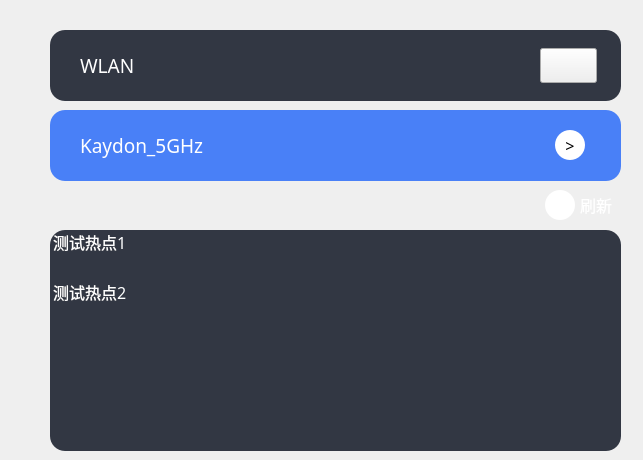
    <widget class="QWidget" name="wlanPage">
     <widget class="QWidget" name="wlanBackgroundWidget" native="true">
      <property name="geometry">
       <rect>
        <x>50</x>
        <y>30</y>
        <width>571</width>
        <height>71</height>
       </rect>
      </property>
      <property name="styleSheet">
       <string notr="true">QWidget#wlanBackgroundWidget {
	background-color: rgb(50, 55, 67);
	border-radius: 15px;
}</string>
      </property>
      <widget class="QLabel" name="wlanTitleLabel">
       <property name="geometry">
        <rect>
         <x>30</x>
         <y>20</y>
         <width>61</width>
         <height>31</height>
        </rect>
       </property>
       <property name="font">
        <font>
         <family>MiSans</family>
         <pointsize>14</pointsize>
        </font>
       </property>
       <property name="styleSheet">
        <string notr="true">QLabel#wlanTitleLabel {
	color: white;
}</string>
       </property>
       <property name="text">
        <string>WLAN</string>
       </property>
      </widget>
      <widget class="QPushButton" name="openWLANPushButton">
       <property name="geometry">
        <rect>
         <x>490</x>
         <y>18</y>
         <width>57</width>
         <height>35</height>
        </rect>
       </property>
       <property name="minimumSize">
        <size>
         <width>57</width>
         <height>35</height>
        </size>
       </property>
       <property name="maximumSize">
        <size>
         <width>57</width>
         <height>35</height>
        </size>
       </property>
       <property name="focusPolicy">
        <enum>Qt::NoFocus</enum>
       </property>
       <property name="styleSheet">
        <string notr="true">border-image: url(:/Icons/systemSetting/Icons/openButton.png);</string>
       </property>
       <property name="text">
        <string/>
       </property>
      </widget>
     </widget>
     <widget class="QWidget" name="currentWLANBackgroundWidget" native="true">
      <property name="geometry">
       <rect>
        <x>50</x>
        <y>110</y>
        <width>571</width>
        <height>71</height>
       </rect>
      </property>
      <property name="font">
       <font>
        <family>MiSans</family>
        <pointsize>12</pointsize>
       </font>
      </property>
      <property name="styleSheet">
       <string notr="true">QWidget#currentWLANBackgroundWidget {
	background-color: rgb(73, 128, 247);
	border-radius: 15px;
}</string>
      </property>
      <widget class="QLabel" name="currentWLANTitleLabel">
       <property name="geometry">
        <rect>
         <x>30</x>
         <y>20</y>
         <width>451</width>
         <height>31</height>
        </rect>
       </property>
       <property name="font">
        <font>
         <family>MiSans</family>
         <pointsize>14</pointsize>
        </font>
       </property>
       <property name="styleSheet">
        <string notr="true">QLabel#currentWLANTitleLabel {
	color: white;
}</string>
       </property>
       <property name="text">
        <string>Kaydon_5GHz</string>
       </property>
      </widget>
      <widget class="QPushButton" name="currentWLANPushButton">
       <property name="geometry">
        <rect>
         <x>505</x>
         <y>20</y>
         <width>30</width>
         <height>30</height>
        </rect>
       </property>
       <property name="styleSheet">
        <string notr="true">QPushButton#currentWLANPushButton {
	background-color: rgb(255, 255, 255);
	border: none;
	border-radius: 15px;
}</string>
       </property>
       <property name="text">
        <string>&gt;</string>
       </property>
      </widget>
     </widget>
     <widget class="QListWidget" name="moreWLANListWidget">
      <property name="geometry">
       <rect>
        <x>50</x>
        <y>230</y>
        <width>571</width>
        <height>221</height>
       </rect>
      </property>
      <property name="font">
       <font>
        <family>MiSans</family>
        <pointsize>12</pointsize>
       </font>
      </property>
      <property name="styleSheet">
       <string notr="true">QListWidget#moreWLANListWidget {
	background-color: rgb(50, 55, 67);
	border-radius: 15px;
}

QListWidget#moreWLANListWidget::item {
	color: white;
	padding-left: 12px;   /* 向右偏移距离，自己改数值 */
    padding-right: 8px;
}</string>
      </property>
      <property name="flow">
       <enum>QListView::TopToBottom</enum>
      </property>
      <property name="spacing">
       <number>25</number>
      </property>
      <property name="gridSize">
       <size>
        <width>50</width>
        <height>50</height>
       </size>
      </property>
      <item>
       <property name="text">
        <string>测试热点1</string>
       </property>
      </item>
      <item>
       <property name="text">
        <string>测试热点2</string>
       </property>
      </item>
     </widget>
     <widget class="QPushButton" name="updateWlanPushButton">
      <property name="geometry">
       <rect>
        <x>545</x>
        <y>190</y>
        <width>30</width>
        <height>30</height>
       </rect>
      </property>
      <property name="styleSheet">
       <string notr="true">QPushButton#updateWlanPushButton {
	background-color: white;
	border: none;
	border-radius: 15px;
}</string>
      </property>
      <property name="text">
       <string/>
      </property>
      <property name="icon">
       <iconset resource="../icons.qrc">
        <normaloff>:/Icons/gallery/Icons/refreshGallery.png</normaloff>:/Icons/gallery/Icons/refreshGallery.png</iconset>
      </property>
      <property name="iconSize">
       <size>
        <width>24</width>
        <height>24</height>
       </size>
      </property>
     </widget>
     <widget class="QLabel" name="label">
      <property name="geometry">
       <rect>
        <x>580</x>
        <y>190</y>
        <width>54</width>
        <height>30</height>
       </rect>
      </property>
      <property name="font">
       <font>
        <family>MiSans</family>
        <pointsize>12</pointsize>
       </font>
      </property>
      <property name="styleSheet">
       <string notr="true">color: rgb(255, 255, 255);</string>
      </property>
      <property name="text">
       <string>刷新</string>
      </property>
     </widget>
    </widget>
